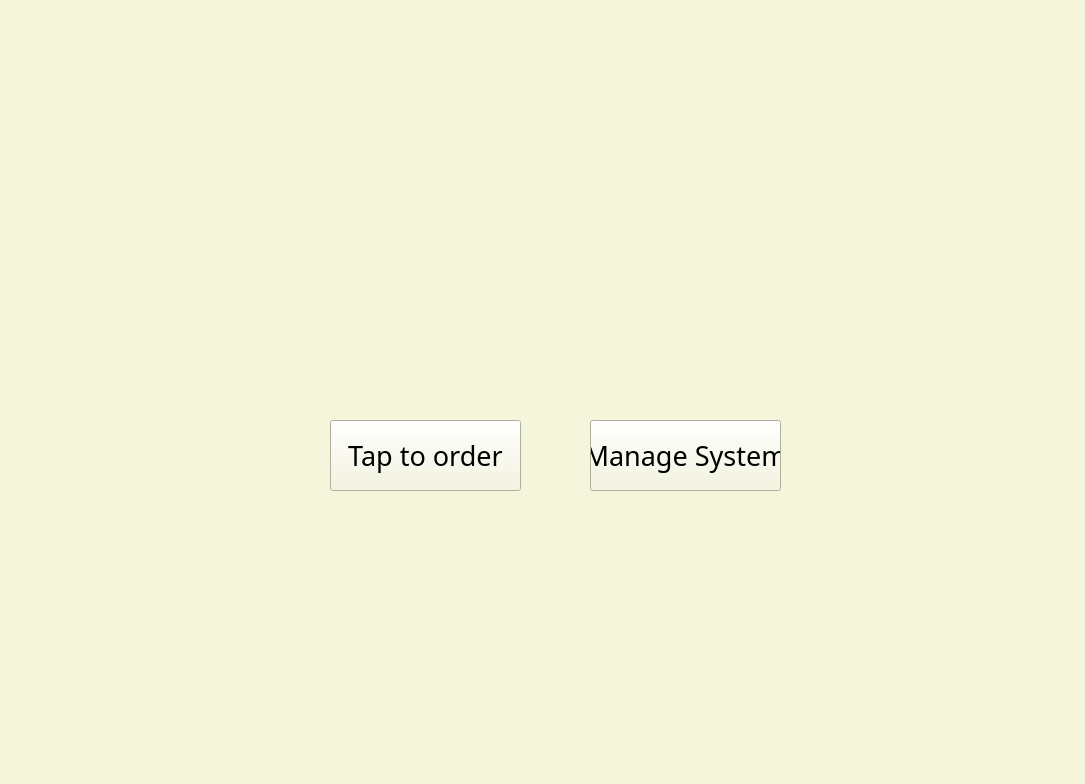
<?xml version="1.0" encoding="UTF-8"?>
<ui version="4.0">
 <class>MainWindow</class>
 <widget class="QMainWindow" name="MainWindow">
  <property name="geometry">
   <rect>
    <x>0</x>
    <y>0</y>
    <width>1085</width>
    <height>784</height>
   </rect>
  </property>
  <property name="windowTitle">
   <string>MainWindow</string>
  </property>
  <property name="styleSheet">
   <string notr="true">background-color: rgb(245, 245, 220);</string>
  </property>
  <widget class="QWidget" name="centralwidget">
   <widget class="QLabel" name="label_logo">
    <property name="geometry">
     <rect>
      <x>270</x>
      <y>220</y>
      <width>521</width>
      <height>191</height>
     </rect>
    </property>
    <property name="font">
     <font>
      <family>Mongolian Baiti</family>
     </font>
    </property>
    <property name="styleSheet">
     <string notr="true">background-color:transparent;</string>
    </property>
    <property name="text">
     <string/>
    </property>
    <property name="pixmap">
     <pixmap>../images/cadty_logo.png</pixmap>
    </property>
    <property name="scaledContents">
     <bool>true</bool>
    </property>
   </widget>
   <widget class="QPushButton" name="pushButtoOrder">
    <property name="geometry">
     <rect>
      <x>330</x>
      <y>420</y>
      <width>191</width>
      <height>71</height>
     </rect>
    </property>
    <property name="font">
     <font>
      <family>Mongolian Baiti</family>
      <pointsize>20</pointsize>
     </font>
    </property>
    <property name="text">
     <string>Tap to order</string>
    </property>
   </widget>
   <widget class="QPushButton" name="pushButtonManage">
    <property name="geometry">
     <rect>
      <x>590</x>
      <y>420</y>
      <width>191</width>
      <height>71</height>
     </rect>
    </property>
    <property name="font">
     <font>
      <family>Mongolian Baiti</family>
      <pointsize>20</pointsize>
     </font>
    </property>
    <property name="text">
     <string>Manage System</string>
    </property>
   </widget>
  </widget>
  <widget class="QMenuBar" name="menubar">
   <property name="geometry">
    <rect>
     <x>0</x>
     <y>0</y>
     <width>1085</width>
     <height>21</height>
    </rect>
   </property>
  </widget>
  <widget class="QStatusBar" name="statusbar"/>
 </widget>
 <resources/>
 <connections/>
</ui>
